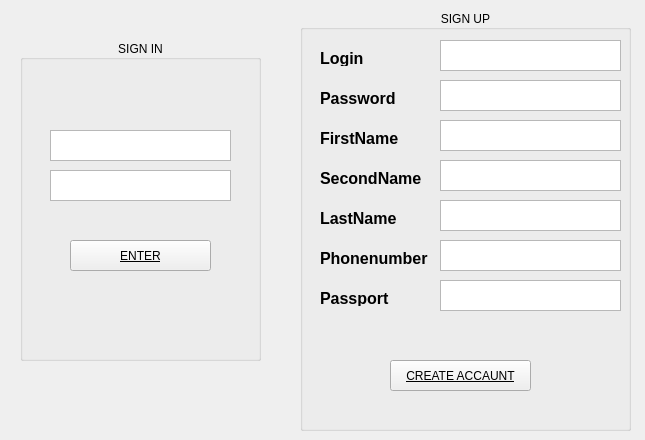
<?xml version="1.0" encoding="UTF-8"?>
<ui version="4.0">
 <class>authReg</class>
 <widget class="QWidget" name="authReg">
  <property name="enabled">
   <bool>true</bool>
  </property>
  <property name="geometry">
   <rect>
    <x>0</x>
    <y>0</y>
    <width>645</width>
    <height>440</height>
   </rect>
  </property>
  <property name="minimumSize">
   <size>
    <width>400</width>
    <height>400</height>
   </size>
  </property>
  <property name="maximumSize">
   <size>
    <width>700</width>
    <height>450</height>
   </size>
  </property>
  <property name="windowTitle">
   <string>Form</string>
  </property>
  <widget class="QGroupBox" name="groupBox">
   <property name="geometry">
    <rect>
     <x>20</x>
     <y>40</y>
     <width>241</width>
     <height>321</height>
    </rect>
   </property>
   <property name="title">
    <string>SIGN IN</string>
   </property>
   <property name="alignment">
    <set>Qt::AlignCenter</set>
   </property>
   <widget class="QTextEdit" name="loginTE">
    <property name="geometry">
     <rect>
      <x>30</x>
      <y>90</y>
      <width>181</width>
      <height>31</height>
     </rect>
    </property>
   </widget>
   <widget class="QTextEdit" name="passwordTE">
    <property name="geometry">
     <rect>
      <x>30</x>
      <y>130</y>
      <width>181</width>
      <height>31</height>
     </rect>
    </property>
   </widget>
   <widget class="QPushButton" name="testBtn">
    <property name="geometry">
     <rect>
      <x>50</x>
      <y>200</y>
      <width>141</width>
      <height>31</height>
     </rect>
    </property>
    <property name="font">
     <font>
      <underline>true</underline>
     </font>
    </property>
    <property name="text">
     <string>ENTER</string>
    </property>
   </widget>
   <widget class="QLabel" name="authL">
    <property name="geometry">
     <rect>
      <x>20</x>
      <y>170</y>
      <width>201</width>
      <height>16</height>
     </rect>
    </property>
    <property name="font">
     <font>
      <pointsize>12</pointsize>
      <weight>75</weight>
      <bold>true</bold>
     </font>
    </property>
    <property name="text">
     <string/>
    </property>
   </widget>
  </widget>
  <widget class="QGroupBox" name="groupBox_2">
   <property name="geometry">
    <rect>
     <x>300</x>
     <y>10</y>
     <width>331</width>
     <height>421</height>
    </rect>
   </property>
   <property name="title">
    <string>SIGN UP</string>
   </property>
   <property name="alignment">
    <set>Qt::AlignCenter</set>
   </property>
   <widget class="QPushButton" name="testBtn_2">
    <property name="geometry">
     <rect>
      <x>90</x>
      <y>350</y>
      <width>141</width>
      <height>31</height>
     </rect>
    </property>
    <property name="font">
     <font>
      <underline>true</underline>
     </font>
    </property>
    <property name="text">
     <string>CREATE ACCAUNT</string>
    </property>
   </widget>
   <widget class="QTextEdit" name="loginUPTE">
    <property name="geometry">
     <rect>
      <x>140</x>
      <y>30</y>
      <width>181</width>
      <height>31</height>
     </rect>
    </property>
   </widget>
   <widget class="QTextEdit" name="passwordUPTE">
    <property name="geometry">
     <rect>
      <x>140</x>
      <y>70</y>
      <width>181</width>
      <height>31</height>
     </rect>
    </property>
   </widget>
   <widget class="QLabel" name="registerLabel">
    <property name="geometry">
     <rect>
      <x>120</x>
      <y>320</y>
      <width>59</width>
      <height>14</height>
     </rect>
    </property>
    <property name="text">
     <string/>
    </property>
   </widget>
   <widget class="QTextEdit" name="firstN">
    <property name="geometry">
     <rect>
      <x>140</x>
      <y>110</y>
      <width>181</width>
      <height>31</height>
     </rect>
    </property>
   </widget>
   <widget class="QTextEdit" name="secondN">
    <property name="geometry">
     <rect>
      <x>140</x>
      <y>150</y>
      <width>181</width>
      <height>31</height>
     </rect>
    </property>
   </widget>
   <widget class="QTextEdit" name="lastN">
    <property name="geometry">
     <rect>
      <x>140</x>
      <y>190</y>
      <width>181</width>
      <height>31</height>
     </rect>
    </property>
   </widget>
   <widget class="QTextEdit" name="phoneTE">
    <property name="geometry">
     <rect>
      <x>140</x>
      <y>230</y>
      <width>181</width>
      <height>31</height>
     </rect>
    </property>
   </widget>
   <widget class="QLabel" name="firstNL">
    <property name="geometry">
     <rect>
      <x>20</x>
      <y>120</y>
      <width>91</width>
      <height>16</height>
     </rect>
    </property>
    <property name="font">
     <font>
      <pointsize>12</pointsize>
      <weight>75</weight>
      <bold>true</bold>
     </font>
    </property>
    <property name="text">
     <string>FirstName</string>
    </property>
   </widget>
   <widget class="QLabel" name="firstNL_2">
    <property name="geometry">
     <rect>
      <x>20</x>
      <y>160</y>
      <width>111</width>
      <height>16</height>
     </rect>
    </property>
    <property name="font">
     <font>
      <pointsize>12</pointsize>
      <weight>75</weight>
      <bold>true</bold>
     </font>
    </property>
    <property name="text">
     <string>SecondName</string>
    </property>
   </widget>
   <widget class="QLabel" name="firstNL_3">
    <property name="geometry">
     <rect>
      <x>20</x>
      <y>200</y>
      <width>111</width>
      <height>16</height>
     </rect>
    </property>
    <property name="font">
     <font>
      <pointsize>12</pointsize>
      <weight>75</weight>
      <bold>true</bold>
     </font>
    </property>
    <property name="text">
     <string>LastName</string>
    </property>
   </widget>
   <widget class="QLabel" name="firstNL_4">
    <property name="geometry">
     <rect>
      <x>20</x>
      <y>40</y>
      <width>91</width>
      <height>16</height>
     </rect>
    </property>
    <property name="font">
     <font>
      <pointsize>12</pointsize>
      <weight>75</weight>
      <bold>true</bold>
     </font>
    </property>
    <property name="text">
     <string>Login</string>
    </property>
   </widget>
   <widget class="QLabel" name="passwordL">
    <property name="geometry">
     <rect>
      <x>20</x>
      <y>80</y>
      <width>91</width>
      <height>16</height>
     </rect>
    </property>
    <property name="font">
     <font>
      <pointsize>12</pointsize>
      <weight>75</weight>
      <bold>true</bold>
     </font>
    </property>
    <property name="text">
     <string>Password</string>
    </property>
   </widget>
   <widget class="QTextEdit" name="passportTE">
    <property name="geometry">
     <rect>
      <x>140</x>
      <y>270</y>
      <width>181</width>
      <height>31</height>
     </rect>
    </property>
   </widget>
   <widget class="QLabel" name="passportL">
    <property name="geometry">
     <rect>
      <x>20</x>
      <y>280</y>
      <width>111</width>
      <height>16</height>
     </rect>
    </property>
    <property name="font">
     <font>
      <pointsize>12</pointsize>
      <weight>75</weight>
      <bold>true</bold>
     </font>
    </property>
    <property name="text">
     <string>Passport</string>
    </property>
   </widget>
   <widget class="QLabel" name="passwordL_2">
    <property name="geometry">
     <rect>
      <x>20</x>
      <y>240</y>
      <width>121</width>
      <height>16</height>
     </rect>
    </property>
    <property name="font">
     <font>
      <pointsize>12</pointsize>
      <weight>75</weight>
      <bold>true</bold>
     </font>
    </property>
    <property name="text">
     <string>Phonenumber</string>
    </property>
   </widget>
  </widget>
 </widget>
 <resources/>
 <connections/>
</ui>
